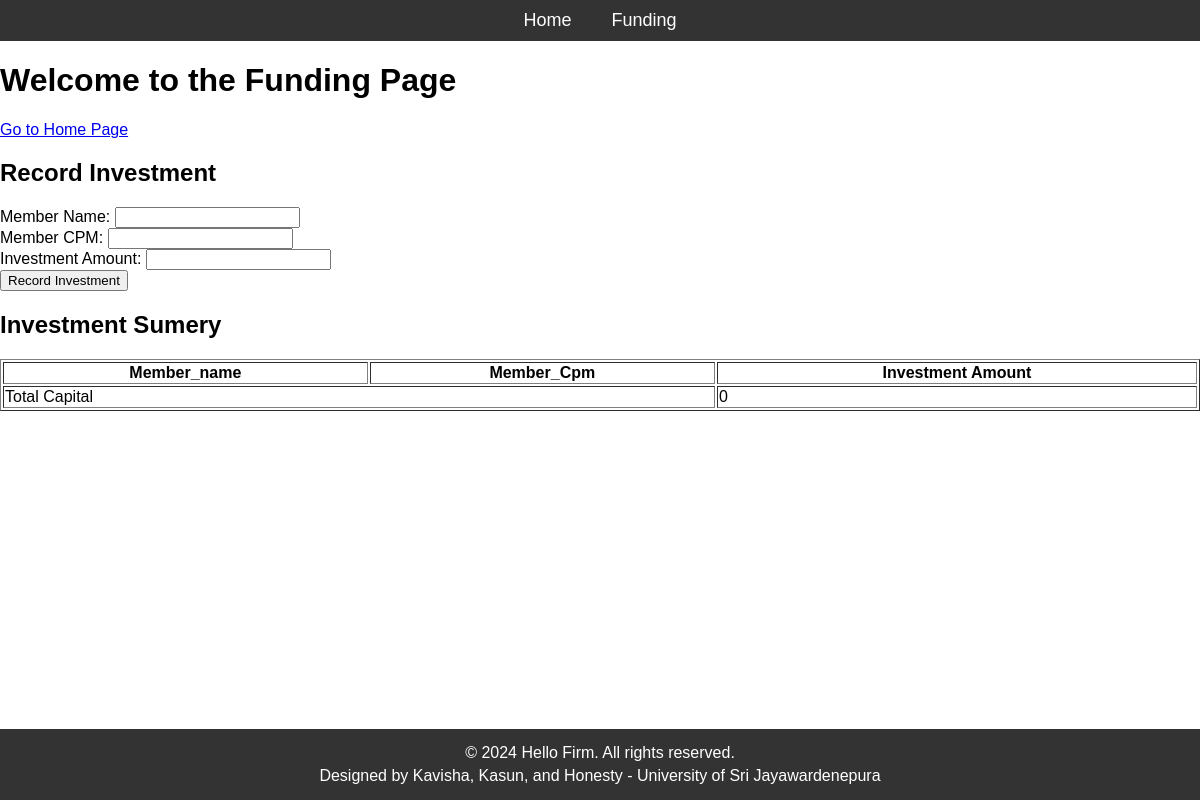
The app's page /funding, older data.
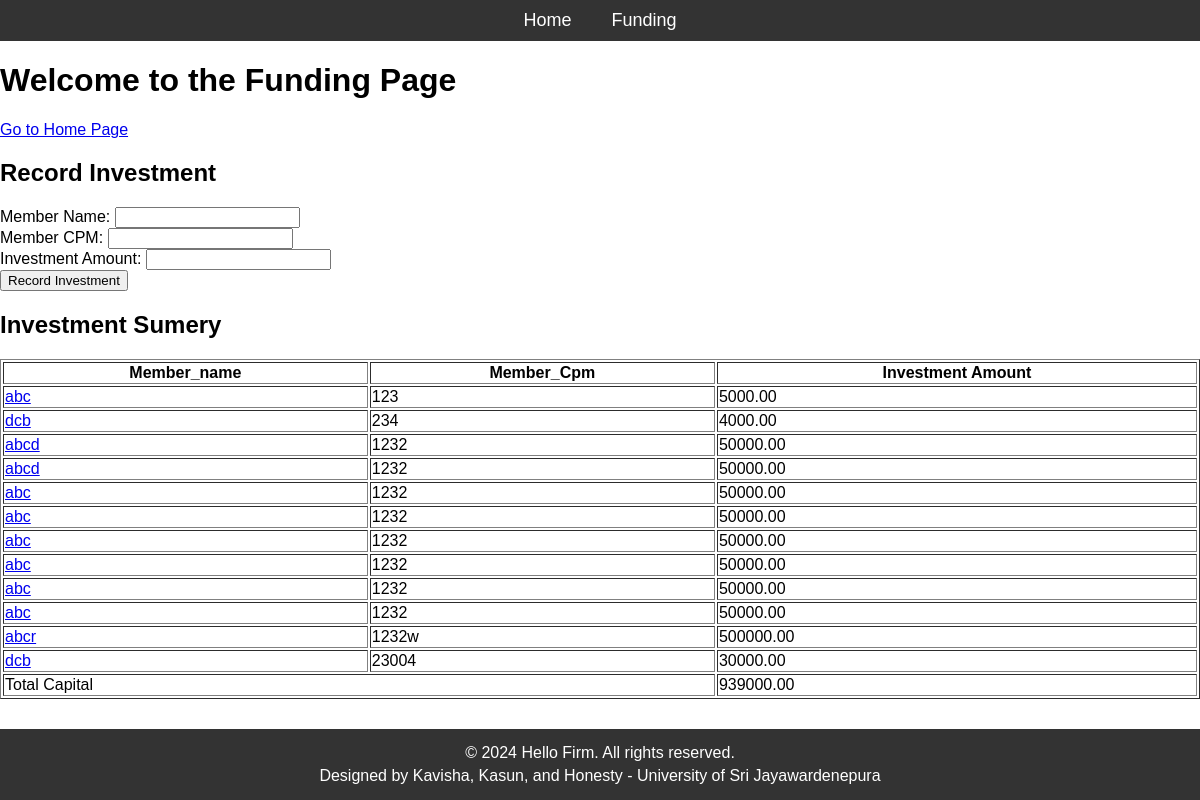
The same page, newer data.
### group10Hello/models.py (models this page shows, shortened)
class investment(models.Model):
    membername = models.CharField(max_length=100)
    membercpm = models.CharField(max_length=100)
    invetsmentamount = models.DecimalField(max_digits=10, decimal_places=2)
    investmentdate=models.DateField(auto_now_add=True)

### group10Hello/views.py (the view, shortened to what this page needs)
# urls.py: path('funding', views.funding , name='funding'),
def funding(request):
    member_list=investment.objects.all()
    overall_total=sum(investment.objects.all().values_list('invetsmentamount',flat=True))
    return render(request, 'funding.html', {
        'member_list': member_list,
        'overall_total': overall_total,
    })

### group10Hello/Templates/funding.html (shortened to what this page needs)
{%extends 'base.html'%}
{%block navigation%}
<h1>Welcome to the Funding Page</h1>
<a href="{% url 'home' %}">Go to Home Page</a>
<h2>Record Investment</h2>
<form action="{% url 'funding' %}" method="POST">
<label for="member_name">Member Name:</label>
<input type="text" id="member_name" name="member_name" required><br>
<label for="member_cpm">Member CPM:</label>
<input type="text" id="member_cpm" name="member_cpm" required><br>
<label for="investment">Investment Amount:</label>
<input type="number" id="investment" name="investment_amount" required><br>
<button type="submit">Record Investment</button>
</form>
<h2>Investment Sumery</h2>
<table border="1">
    <th>Member_name</th><th>Member_Cpm</th><th>Investment Amount</th>
    {% for member in member_list %}
    <tr>
        <td><a href="{% url 'info' member.membername %}">{{ member.membername }}</a></td>
        <td>{{ member.membercpm }}</td>
        <td>{{ member.invetsmentamount }}</td>
    </tr>
    {% endfor %}
    <tr>
        <td colspan="2">Total Capital</td>
        <td>{{ overall_total }}</td>
    </tr>
</table>
{%endblock%}

### group10Hello/Templates/base.html (shortened to what this page needs)
<!DOCTYPE html>
<html lang="en">
<head>
</head>
<body>
    <nav>
        <ul>
            <li><a href="/">Home</a></li>
            <li><a href="/funding">Funding</a></li>
        </ul>
    </nav>
    {%block navigation%}
    {%endblock%}
<footer>
    <p>&copy; 2024 Hello Firm. All rights reserved.</p>
    <p>Designed by Kavisha, Kasun, and Honesty - University of Sri Jayawardenepura</p>
</footer>
</body>
</html>

### group10Hello/Templates/base.html (style rules this page uses)
nav { background-color: #333; overflow: hidden; padding: 10px 0; }
nav ul { list-style-type: none; margin: 0; padding: 0; display: flex; justify-content: center; }
nav ul li { padding: 0 20px; }
nav ul li a { color: white; text-decoration: none; font-size: 18px; }
body { font-family: Arial, sans-serif; margin: 0; padding: 0; display: flex; flex-direction: column; min-height: 100vh; }
footer { background-color: #333; color: white; text-align: center; padding: 10px 0; margin-top: auto; }
footer p { margin: 5px 0; }

Row changes from the older to the newer data that the page shows:
added investment: membername "abc", membercpm "123", invetsmentamount "5000.00"
added investment: membername "dcb", membercpm "234", invetsmentamount "4000.00"
added investment: membername "abcd", membercpm "1232", invetsmentamount "50000.00"
added investment: membername "abcd", membercpm "1232", invetsmentamount "50000.00"
added investment: membername "abc", membercpm "1232", invetsmentamount "50000.00"
added investment: membername "abc", membercpm "1232", invetsmentamount "50000.00"
added investment: membername "abc", membercpm "1232", invetsmentamount "50000.00"
added investment: membername "abc", membercpm "1232", invetsmentamount "50000.00"
added investment: membername "abc", membercpm "1232", invetsmentamount "50000.00"
added investment: membername "abc", membercpm "1232", invetsmentamount "50000.00"
added investment: membername "abcr", membercpm "1232w", invetsmentamount "500000.00"
added investment: membername "dcb", membercpm "23004", invetsmentamount "30000.00"
Text that changed along with them:
{{ overall_total }}: "0" → "939000.00"
